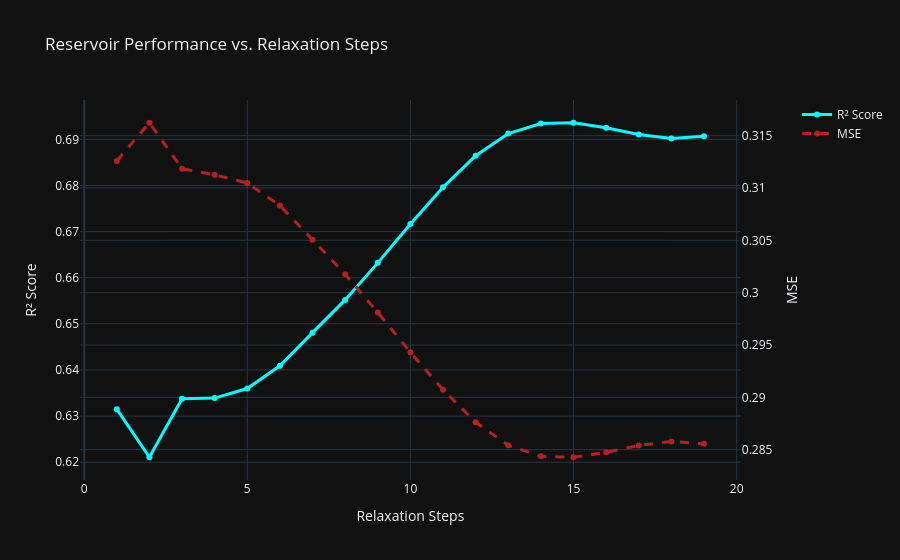

Notebook cell for this chart:
### Code cell
free_steps = results[:, 0]
r2_vals = results[:, 1]
mse_vals = results[:, 2]

fig = make_subplots(specs=[[{"secondary_y": True}]])

fig.add_trace(
    go.Scatter(
        x=free_steps, y=r2_vals, name="R² Score", line=dict(color="cyan", width=3)
    ),
    secondary_y=False,
)
fig.add_trace(
    go.Scatter(
        x=free_steps,
        y=mse_vals,
        name="MSE",
        line=dict(color="firebrick", dash="dash", width=3),
    ),
    secondary_y=True,
)

fig.update_layout(
    title="Reservoir Performance vs. Relaxation Steps",
    xaxis_title="Relaxation Steps",
    template="plotly_dark",
)

fig.update_yaxes(title_text="R² Score", secondary_y=False)
fig.update_yaxes(title_text="MSE", secondary_y=True)

fig.show()

### Figure 1 — Plotly figure (JSON) as saved in the notebook; plotly's stock layout.template omitted (floating-point values rounded to 4 significant figures)
{"data": [{"line": {"color": "cyan", "width": 3}, "name": "R² Score", "type": "scatter", "x": [1.0, 2.0, 3.0, 4.0, 5.0, 6.0, 7.0, 8.0, 9.0, 10.0, 11.0, 12.0, 13.0, 14.0, 15.0, 16.0, 17.0, 18.0, 19.0], "xaxis": "x", "y": [0.6315, 0.6211, 0.6338, 0.6339, 0.636, 0.6409, 0.6481, 0.6552, 0.6632, 0.6717, 0.6796, 0.6865, 0.6913, 0.6935, 0.6936, 0.6925, 0.6911, 0.6902, 0.6907], "yaxis": "y"}, {"line": {"color": "firebrick", "dash": "dash", "width": 3}, "name": "MSE", "type": "scatter", "x": [1.0, 2.0, 3.0, 4.0, 5.0, 6.0, 7.0, 8.0, 9.0, 10.0, 11.0, 12.0, 13.0, 14.0, 15.0, 16.0, 17.0, 18.0, 19.0], "xaxis": "x", "y": [0.3126, 0.3162, 0.3118, 0.3113, 0.3105, 0.3083, 0.3051, 0.3018, 0.2981, 0.2943, 0.2907, 0.2876, 0.2854, 0.2844, 0.2843, 0.2848, 0.2854, 0.2858, 0.2856], "yaxis": "y2"}], "layout": {"title": {"text": "Reservoir Performance vs. Relaxation Steps"}, "xaxis": {"anchor": "y", "domain": [0, 0.94], "title": {"text": "Relaxation Steps"}}, "yaxis": {"anchor": "x", "domain": [0, 1], "title": {"text": "R² Score"}}, "yaxis2": {"anchor": "x", "overlaying": "y", "side": "right", "title": {"text": "MSE"}}}}
